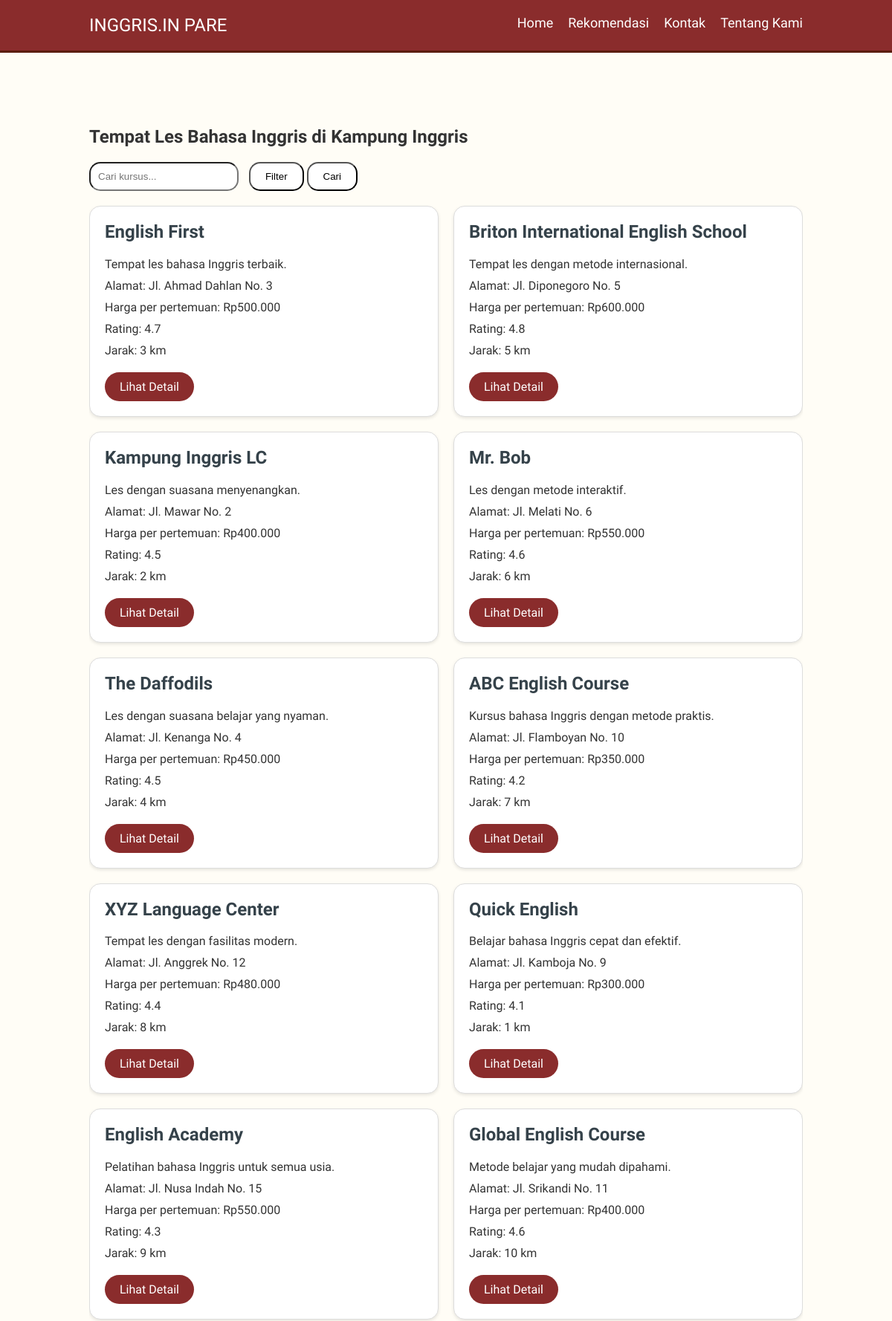
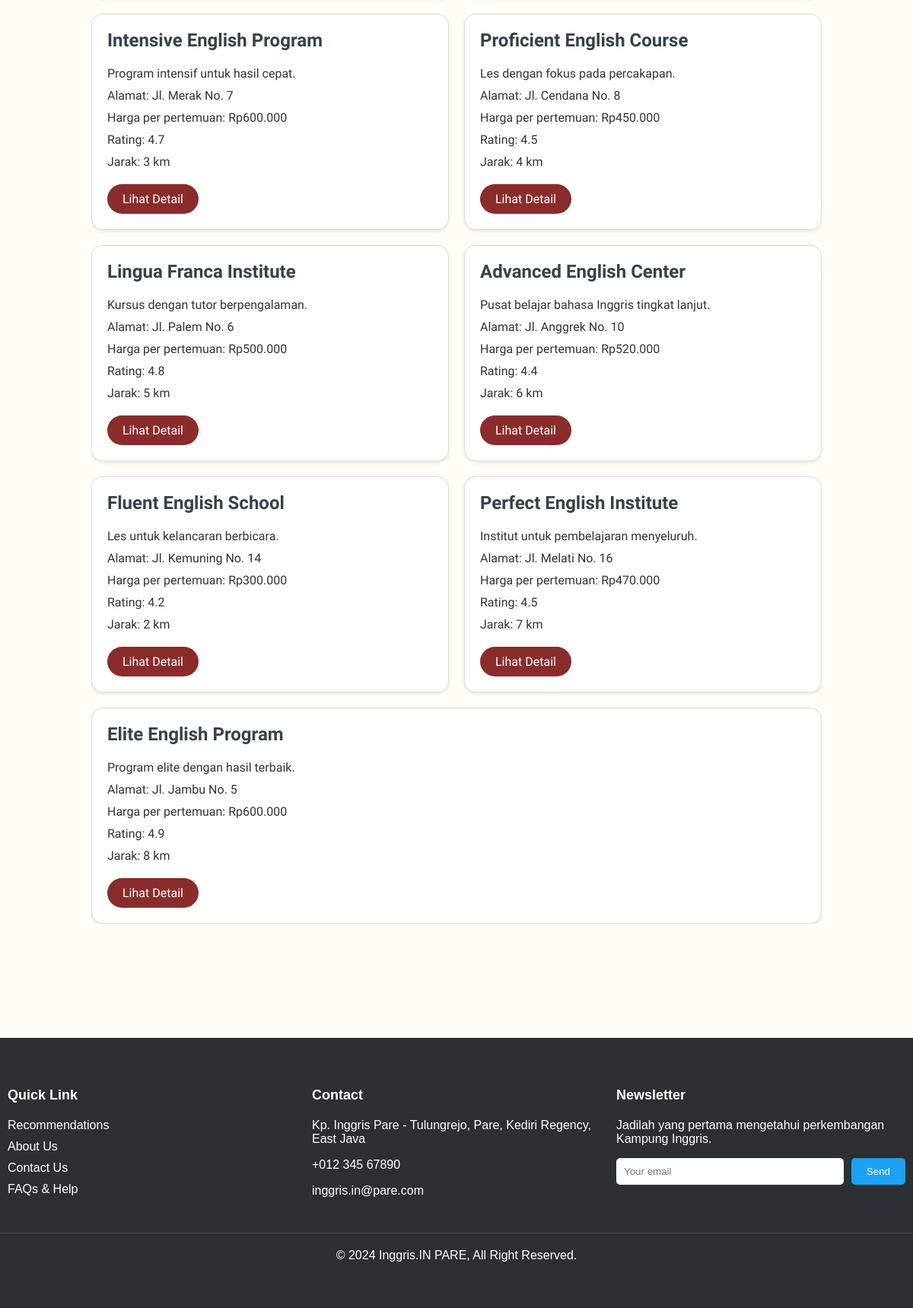
Screenshot of /recommendations.php with the database file from the repository (2 pictures, top to bottom).
### tables this page shows
CREATE TABLE courses (
            id INTEGER PRIMARY KEY AUTOINCREMENT,
            name TEXT NOT NULL,
            description TEXT,
            address TEXT,
            price REAL,
            rating REAL,
            image TEXT,
            distance INTEGER
        , description_details TEXT, book TEXT);

### recommendations.php (the view, shortened to what this page needs)
<?php include 'inc/header.php'; ?>
<section class="recommendations">
    <div class="container">
        <h1>Tempat Les Bahasa Inggris di Kampung Inggris</h1>
        <form method="GET" action="">
        <input type="text" name="search" placeholder="Cari kursus...">
            <button type="button" id="filterBtn">Filter</button>
            <button type="submit">Cari</button>
        </form>
        <div class="course-list">
            <?php
            try {
                $conn = new PDO("sqlite:" . __DIR__ . "/kampung_inggris.db");
                $conn->setAttribute(PDO::ATTR_ERRMODE, PDO::ERRMODE_EXCEPTION);
                $sql = "SELECT * FROM courses WHERE 1=1";
                $stmt = $conn->prepare($sql);
                $stmt->execute();
                while ($row = $stmt->fetch(PDO::FETCH_ASSOC)) {
                    echo "<div class='course'>";
                    echo "<h2>" . htmlspecialchars($row['name']) . "</h2>";
                    echo "<p>" . htmlspecialchars($row['description']) . "</p>";
                    echo "<p>Alamat: " . htmlspecialchars($row['address']) . "</p>";
                    echo "<p>Harga per pertemuan: Rp" . number_format($row['price'], 0, ',', '.') . "</p>";
                    echo "<p>Rating: " . htmlspecialchars($row['rating']) . "</p>";
                    echo "<p>Jarak: " . htmlspecialchars($row['distance']) . " km</p>";
                    echo "<a href='course_detail.php?id=" . htmlspecialchars($row['id']) . "' class='btn'>Lihat Detail</a>";
                    echo "</div>";
                }
            } catch (PDOException $e) {
                echo "Error: " . $e->getMessage();
            }
            ?>
        </div>
    </div>
</section>
<?php include 'inc/footer.php'; ?>

### inc/header.php (shortened to what this page needs)
<!DOCTYPE html>
<html lang="id">
<head>
    <link rel="stylesheet" href="assets/css/styles.css">
</head>
<body>
    <header>
        <div class="container">
            <div class="logo">Inggris.IN Pare</div>
            <nav>
                <ul>
                    <li><a href="index.php">Home</a></li>
                    <li><a href="recommendations.php">Rekomendasi</a></li>
                    <li><a href="contact.php">Kontak</a></li>
                    <li><a href="about.php">Tentang Kami</a></li>
                </ul>
            </nav>
        </div>
    </header>

### inc/footer.php (shortened to what this page needs)
<footer>
    <div class="footer-container">
        <div class="footer-section quick-links">
            <h2>Quick Link</h2>
            <ul>
                <li><a href="recommendations.php">Recommendations</a></li>
                <li><a href="about.php">About Us</a></li>
                <li><a href="contact.php">Contact Us</a></li>
                <li><a href="faqs_help.php">FAQs & Help</a></li>
            </ul>
        </div>
        <div class="footer-section contact">
            <h2>Contact</h2>
            <p>Kp. Inggris Pare - Tulungrejo, Pare, Kediri Regency, East Java</p>
            <p>+012 345 67890</p>
            <p>inggris.in@pare.com</p>
        </div>
        <div class="footer-section newsletter">
            <h2>Newsletter</h2>
            <p>Jadilah yang pertama mengetahui perkembangan Kampung Inggris.</p>
            <form action="#" method="POST">
                <input type="email" name="email" placeholder="Your email">
                <button type="submit">Send</button>
            </form>
        </div>
    </div>
    <div class="footer-bottom">
        <p>© 2024 Inggris.IN PARE, All Right Reserved.</a></p>
    </div>
</footer>

### assets/css/styles.css (style rules this page uses)
body { font-family: "Teachers", sans-serif; margin: 0; padding: 0; background-color: #fffdf6; color: #333; }
.container { width: 80%; margin: auto; overflow: hidden; }
header { background: #8a2c2c; color: #fff; padding: 20px 0; border-bottom: #521c0bd7 3px solid; width: 100%; position: fixed; top: 0; left: 0; z-index: 1000; }
header .logo { float: left; font-size: 24px; text-transform: uppercase; }
header nav { float: right; }
header ul { padding: 0; list-style: none; margin: 0; display: flex; }
header ul li { margin-left: 20px; }
header ul li a { color: #fff; text-decoration: none; font-size: 18px; }
.recommendations { padding: 150px 0; }
.course-list { display: flex; flex-wrap: wrap; gap: 20px; }
.course { background: #fff; border: 1px solid #ddd; border-radius: 15px; padding: 20px; flex: 1 1 calc(33.333% - 40px); box-shadow: 0 2px 4px rgba(0,0,0,0.1); }
.course h2 { margin-top: 0; color: #35424a; }
.course p { margin: 10px 0; }
.btn { display: inline-block; background: #8a2c2c; color: #fff; padding: 10px 20px; border-radius: 100px; text-decoration: none; margin-top: 10px; }
form { margin-bottom: 20px; }
form input, form select { padding: 10px; margin-right: 10px; border-radius: 15px; }
form button { padding: 10px 20px; border-radius: 15px; background: #ffffff; }
footer { background-color: #2c2f33; color: #ffffff; padding: 40px 0; font-family: Arial, sans-serif; }
.footer-container { display: flex; justify-content: space-between; flex-wrap: wrap; max-width: 1200px; margin: 0 auto; }
.footer-section { flex: 1; min-width: 200px; margin: 10px; }
.footer-section h2 { font-size: 18px; margin-bottom: 20px; }
.footer-section ul { list-style: none; padding: 0; }
.footer-section ul li { margin-bottom: 10px; }
.footer-section ul li a { color: #ffffff; text-decoration: none; }
.newsletter form { display: flex; flex-wrap: wrap; }
.newsletter input { padding: 10px; margin-right: 10px; border: none; border-radius: 5px; flex: 1; }
.newsletter button { padding: 10px 20px; border: none; background-color: #1da1f2; color: #ffffff; border-radius: 5px; cursor: pointer; }
.footer-bottom { text-align: center; padding: 20px 0; border-top: 1px solid #444; margin-top: 20px; }
.footer-bottom p { margin: 0; }

### rows the page displays
courses: name "English First", description "Tempat les bahasa Inggris terbaik.", address "Jl. Ahmad Dahlan No. 3", price "500.000", rating "4.7", distance "3"
courses: name "Briton International English School", description "Tempat les dengan metode internasional.", address "Jl. Diponegoro No. 5", price "600.000", rating "4.8", distance "5"
courses: name "Kampung Inggris LC", description "Les dengan suasana menyenangkan.", address "Jl. Mawar No. 2", price "400.000", rating "4.5", distance "2"
courses: name "Mr. Bob", description "Les dengan metode interaktif.", address "Jl. Melati No. 6", price "550.000", rating "4.6", distance "6"
courses: name "The Daffodils", description "Les dengan suasana belajar yang nyaman.", address "Jl. Kenanga No. 4", price "450.000", rating "4.5", distance "4"
courses: name "ABC English Course", description "Kursus bahasa Inggris dengan metode praktis.", address "Jl. Flamboyan No. 10", price "350.000", rating "4.2", distance "7"
courses: name "XYZ Language Center", description "Tempat les dengan fasilitas modern.", address "Jl. Anggrek No. 12", price "480.000", rating "4.4", distance "8"
courses: name "Quick English", description "Belajar bahasa Inggris cepat dan efektif.", address "Jl. Kamboja No. 9", price "300.000", rating "4.1", distance "1"
courses: name "English Academy", description "Pelatihan bahasa Inggris untuk semua usia.", address "Jl. Nusa Indah No. 15", price "550.000", rating "4.3", distance "9"
courses: name "Global English Course", description "Metode belajar yang mudah dipahami.", address "Jl. Srikandi No. 11", price "400.000", rating "4.6", distance "10"
courses: name "Intensive English Program", description "Program intensif untuk hasil cepat.", address "Jl. Merak No. 7", price "600.000", rating "4.7", distance "3"
courses: name "Proficient English Course", description "Les dengan fokus pada percakapan.", address "Jl. Cendana No. 8", price "450.000", rating "4.5", distance "4"
courses: name "Lingua Franca Institute", description "Kursus dengan tutor berpengalaman.", address "Jl. Palem No. 6", price "500.000", rating "4.8", distance "5"
courses: name "Advanced English Center", description "Pusat belajar bahasa Inggris tingkat lanjut.", address "Jl. Anggrek No. 10", price "520.000", rating "4.4", distance "6"
courses: name "Fluent English School", description "Les untuk kelancaran berbicara.", address "Jl. Kemuning No. 14", price "300.000", rating "4.2", distance "2"
courses: name "Perfect English Institute", description "Institut untuk pembelajaran menyeluruh.", address "Jl. Melati No. 16", price "470.000", rating "4.5", distance "7"
courses: name "Elite English Program", description "Program elite dengan hasil terbaik.", address "Jl. Jambu No. 5", price "600.000", rating "4.9", distance "8"
